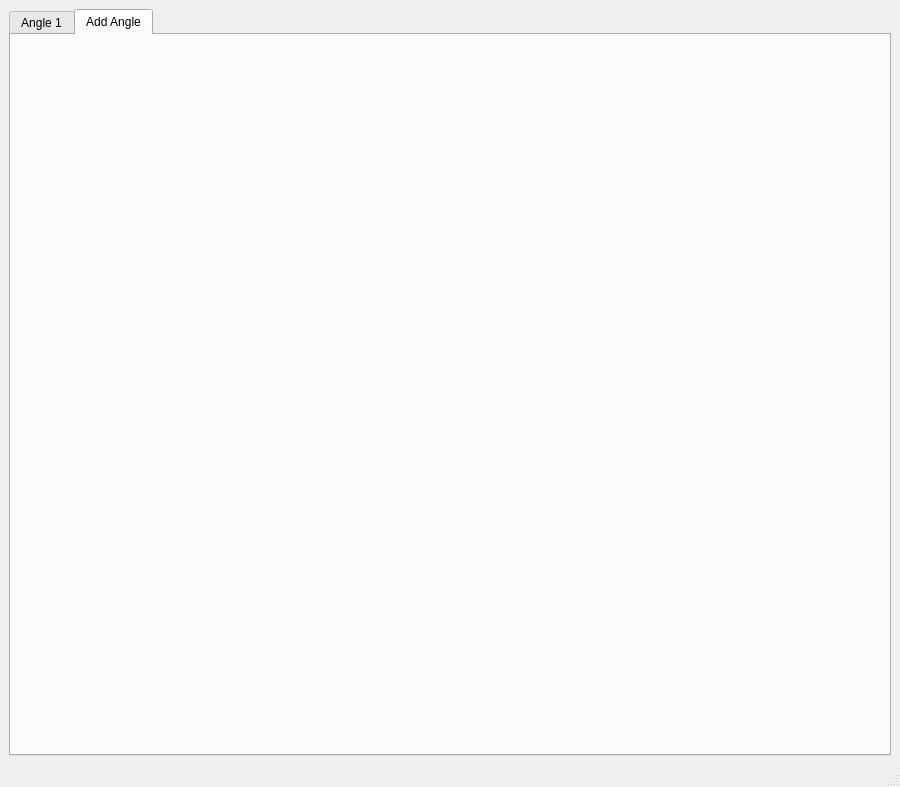
<?xml version="1.0" encoding="UTF-8"?>
<ui version="4.0">
 <class>MainWindow</class>
 <widget class="QMainWindow" name="MainWindow">
  <property name="geometry">
   <rect>
    <x>0</x>
    <y>0</y>
    <width>900</width>
    <height>787</height>
   </rect>
  </property>
  <property name="windowTitle">
   <string>MainWindow</string>
  </property>
  <widget class="QWidget" name="centralwidget">
   <layout class="QVBoxLayout" name="verticalLayout_2">
    <item>
     <layout class="QVBoxLayout" name="verticalLayout">
      <item>
       <widget class="QTabWidget" name="tabWidget">
        <property name="currentIndex">
         <number>1</number>
        </property>
        <widget class="QWidget" name="tab_angle_1">
         <attribute name="title">
          <string>Angle 1</string>
         </attribute>
         <layout class="QVBoxLayout" name="verticalLayout_3"/>
        </widget>
        <widget class="QWidget" name="add_angle_tab">
         <attribute name="title">
          <string>Add Angle</string>
         </attribute>
        </widget>
       </widget>
      </item>
     </layout>
    </item>
   </layout>
  </widget>
  <widget class="QMenuBar" name="menubar">
   <property name="geometry">
    <rect>
     <x>0</x>
     <y>0</y>
     <width>900</width>
     <height>21</height>
    </rect>
   </property>
  </widget>
  <widget class="QStatusBar" name="statusbar"/>
 </widget>
 <resources/>
 <connections/>
</ui>
